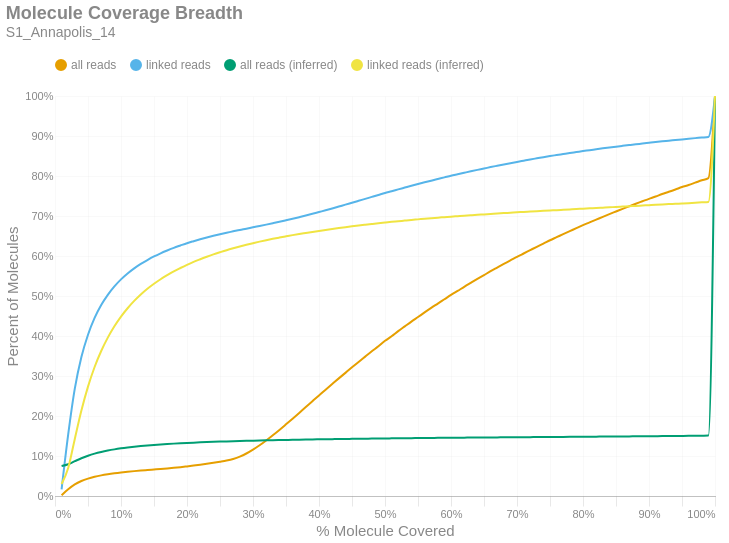

Notebook cell for this chart:
### Markdown cell above
### Molecule Read Coverage
This chart shows molecule coverage breadth as computed by the number of bases aligned to that molecule. In other words, "*how much of each unique long molecule is actually sequenced/aligned?*" Keep in mind there is a distinction between sequences and alignments, since some sequences belonging to a particular molecule may not align well and wouldn't appear in the alignment data. This chart also shows molecule coverage breadth as computed by the *inferred fragment* from which the aligned sequences originate. Unlike read coverage, this calculation takes into account the total insert size, including unsequenced gaps between the forward and reverse reads. Like the previous figures, these are cumulative percents.

### Code cell
if SKIPLR:
    print_html(f"Skipped")
else:
    binned_df = consolidated_hist(valids['coverage_bp'], mask, 0.01, True)
    binned_df_inf = consolidated_hist(valids['coverage_inserts'], mask, 0.01, True)
    binned_df = binned_df.with_columns(pl.lit(binned_df_inf['all reads (cumsum)']).alias('all reads (inferred)'))
    binned_df = binned_df.with_columns(pl.lit(binned_df_inf['linked reads (cumsum)']).alias('linked reads (inferred)'))
    binned_df = binned_df.with_columns(
        (pl.col('bin').cast(pl.Float64) + 0.01).alias('right_edge')
    )

    with SafeRender(binned_df):
        (
            density_plot(binned_df, 'Molecule Coverage Breadth', samplename, 'molcov', ['all reads (inferred)','linked reads (inferred)'])
            .encode(
                #x=alt.X('bin:Q', title="% Molecule Covered").axis(format = '%').scale(padding=0),
                x=alt.X('right_edge:Q', title="% Molecule Covered").axis(format='%').scale(padding=0),
                y=alt.Y('value:Q', title='Percent of Molecules')
                    .axis(format='%')
                    .stack(False)
                    .scale(domainMin=0, padding=0),
                color=alt.Color("key:N").scale(domain = ["all reads", "linked reads", "all reads (inferred)", "linked reads (inferred)"]),
                tooltip = [
                    alt.Tooltip("key:N", title = "Data Type"),
                    alt.Tooltip("range_label:N", title="% Molecule Covered"),
                    alt.Tooltip("value:Q", format = ".2%", title="% Molecules")
                ]
            )
        ).display()

### Figure 1 — Vega-Lite specification as saved in the notebook (floating-point values rounded to 4 significant figures)
{"width": "container", "height": 400, "config": {"title": {"anchor": "start", "dy": -15, "fontSize": 18, "color": "#888888", "subtitleColor": "#888888", "subtitleFontSize": 14}, "arc": {"fill": "#0072B2"}, "axis": {"domainColor": "#888888", "domainWidth": 0.5, "gridWidth": 0.2, "grid": false, "titleFontWeight": 400, "titleFontSize": 15, "labelFontSize": 11, "labelColor": "#888888", "tickColor": "#888888", "tickWidth": 0.2, "titleColor": "#888888"}, "axisBand": {"grid": false}, "axisX": {"grid": true, "tickSize": 10, "domainCap": "round"}, "axisY": {"domain": false, "grid": true, "tickSize": 0, "domainCap": "round"}, "background": "transparent", "header": {"labelFontSize": 15, "labelColor": "#888888", "titleFontSize": 15, "titleFontWeight": 600, "titleColor": "#888888"}, "legend": {"labelFont": "sans-serif", "labelFontSize": 12, "labelColor": "#888888", "symbolSize": 100, "symbolType": "circle", "titleFontSize": 12, "titlePadding": 10, "titleColor": "#888888", "title": null, "orient": "top"}, "range": {"category": ["#E69F00", "#56B4E9", "#009E73", "#F0E442", "#0072B2", "#D55E00", "#CC79A7", "#000000"], "diverging": ["#cfe8f3", "#a2d4ec", "#73bfe2", "#46abdb", "#1696d2", "#12719e"]}, "area": {"fill": "#0072B2", "fillOpacity": 0.7, "line": true, "strokeOpacity": 0.7}, "line": {"color": "#0072B2", "stroke": "#0072B2", "strokeWidth": 2}, "trail": {"color": "#0072B2", "stroke": "#0072B2", "strokeWidth": 0, "size": 1}, "point": {"filled": true, "fillOpacity": 1.0, "size": 95}, "text": {"color": "#888888", "fontSize": 11, "align": "right", "fontWeight": 400, "size": 11}, "bar": {"fill": "#0072B2", "stroke": null}, "view": {"stroke": null, "continuousWidth": 660, "continuousHeight": 400}}, "data": {"name": "data-ac39efcd86b8799c2e71ddeae4d1bef8"}, "mark": {"type": "line", "interpolate": "monotone", "point": {"opacity": 0, "size": 275}}, "encoding": {"color": {"field": "key", "scale": {"domain": ["all reads", "linked reads", "all reads (inferred)", "linked reads (inferred)"]}, "type": "nominal"}, "tooltip": [{"field": "key", "title": "Data Type", "type": "nominal"}, {"field": "range_label", "title": "% Molecule Covered", "type": "nominal"}, {"field": "value", "format": ".2%", "title": "% Molecules", "type": "quantitative"}], "x": {"axis": {"format": "%"}, "field": "right_edge", "scale": {"padding": 0}, "title": "% Molecule Covered", "type": "quantitative"}, "y": {"axis": {"format": "%"}, "field": "value", "scale": {"domainMin": 0, "padding": 0}, "stack": false, "title": "Percent of Molecules", "type": "quantitative"}}, "params": [{"name": "param_c36ac31b6afebe62", "select": {"type": "point", "fields": ["key"]}, "bind": "legend"}], "title": {"text": "Molecule Coverage Breadth", "subtitle": "S1_Annapolis_14"}, "transform": [{"fold": ["all reads (cumsum)", "linked reads (cumsum)", "all reads (inferred)", "linked reads (inferred)"]}, {"calculate": "replace(datum.key, ' (cumsum)', '')", "as": "key"}, {"filter": {"param": "param_c36ac31b6afebe62"}}], "usermeta": {"embedOptions": {"downloadFileName": "S1_Annapolis_14.molcov"}}, "$schema": "https://vega.github.io/schema/vega-lite/v6.1.0.json", "datasets": {"data-ac39efcd86b8799c2e71ddeae4d1bef8": [{"bin": "0.0", "interval": "0.0-0.01", "all reads": 0.002063, "linked reads": 0.01681, "all reads (cumsum)": 0.002063, "linked reads (cumsum)": 0.01681, "range_label": "0.0-0.01", "all reads (inferred)": 0.07485, "linked reads (inferred)": 0.03007, "right_edge": 0.01}, {"bin": "0.01", "interval": "0.01-0.02", "all reads": 0.0147, "linked reads": 0.1371, "all reads (cumsum)": 0.01676, "linked reads (cumsum)": 0.1539, "range_label": "0.01-0.02", "all reads (inferred)": 0.07935, "linked reads (inferred)": 0.07016, "right_edge": 0.02}, {"bin": "0.02", "interval": "0.02-0.03", "all reads": 0.01217, "linked reads": 0.1145, "all reads (cumsum)": 0.02893, "linked reads (cumsum)": 0.2684, "range_label": "0.02-0.03", "all reads (inferred)": 0.08705, "linked reads (inferred)": 0.1427, "right_edge": 0.03}, {"bin": "0.03", "interval": "0.03-0.04", "all reads": 0.0085, "linked reads": 0.079, "all reads (cumsum)": 0.03743, "linked reads (cumsum)": 0.3474, "range_label": "0.03-0.04", "all reads (inferred)": 0.09448, "linked reads (inferred)": 0.2135, "right_edge": 0.04}, {"bin": "0.04", "interval": "0.04-0.05", "all reads": 0.006009, "linked reads": 0.05582, "all reads (cumsum)": 0.04344, "linked reads (cumsum)": 0.4032, "range_label": "0.04-0.05", "all reads (inferred)": 0.1008, "linked reads (inferred)": 0.2734, "right_edge": 0.05}, {"bin": "0.05", "interval": "0.05-0.06", "all reads": 0.004586, "linked reads": 0.04204, "all reads (cumsum)": 0.04803, "linked reads (cumsum)": 0.4452, "range_label": "0.05-0.06", "all reads (inferred)": 0.1059, "linked reads (inferred)": 0.3225, "right_edge": 0.06}, {"bin": "0.06", "interval": "0.06-0.07", "all reads": 0.003532, "linked reads": 0.03222, "all reads (cumsum)": 0.05156, "linked reads (cumsum)": 0.4774, "range_label": "0.06-0.07", "all reads (inferred)": 0.1101, "linked reads (inferred)": 0.3625, "right_edge": 0.07}, {"bin": "0.07", "interval": "0.07-0.08", "all reads": 0.002818, "linked reads": 0.02541, "all reads (cumsum)": 0.05438, "linked reads (cumsum)": 0.5029, "range_label": "0.07-0.08", "all reads (inferred)": 0.1136, "linked reads (inferred)": 0.3959, "right_edge": 0.08}, {"bin": "0.08", "interval": "0.08-0.09", "all reads": 0.002379, "linked reads": 0.02105, "all reads (cumsum)": 0.05676, "linked reads (cumsum)": 0.5239, "range_label": "0.08-0.09", "all reads (inferred)": 0.1166, "linked reads (inferred)": 0.4243, "right_edge": 0.09}, {"bin": "0.09", "interval": "0.09-0.1", "all reads": 0.002055, "linked reads": 0.0176, "all reads (cumsum)": 0.05881, "linked reads (cumsum)": 0.5415, "range_label": "0.09-0.1", "all reads (inferred)": 0.1191, "linked reads (inferred)": 0.4486, "right_edge": 0.1}, {"bin": "0.1", "interval": "0.1-0.11", "all reads": 0.00178, "linked reads": 0.01475, "all reads (cumsum)": 0.06059, "linked reads (cumsum)": 0.5563, "range_label": "0.1-0.11", "all reads (inferred)": 0.1213, "linked reads (inferred)": 0.4694, "right_edge": 0.11}, {"bin": "0.11", "interval": "0.11-0.12", "all reads": 0.001592, "linked reads": 0.01282, "all reads (cumsum)": 0.06218, "linked reads (cumsum)": 0.5691, "range_label": "0.11-0.12", "all reads (inferred)": 0.1232, "linked reads (inferred)": 0.4878, "right_edge": 0.12}, {"bin": "0.12", "interval": "0.12-0.13", "all reads": 0.001424, "linked reads": 0.01109, "all reads (cumsum)": 0.06361, "linked reads (cumsum)": 0.5802, "range_label": "0.12-0.13", "all reads (inferred)": 0.1249, "linked reads (inferred)": 0.5038, "right_edge": 0.13}, {"bin": "0.13", "interval": "0.13-0.14", "all reads": 0.001311, "linked reads": 0.00975, "all reads (cumsum)": 0.06492, "linked reads (cumsum)": 0.5899, "range_label": "0.13-0.14", "all reads (inferred)": 0.1264, "linked reads (inferred)": 0.518, "right_edge": 0.14}, {"bin": "0.14", "interval": "0.14-0.15", "all reads": 0.001292, "linked reads": 0.008974, "all reads (cumsum)": 0.06621, "linked reads (cumsum)": 0.5989, "range_label": "0.14-0.15", "all reads (inferred)": 0.1277, "linked reads (inferred)": 0.5305, "right_edge": 0.15}, {"bin": "0.15", "interval": "0.15-0.16", "all reads": 0.001294, "linked reads": 0.007869, "all reads (cumsum)": 0.0675, "linked reads (cumsum)": 0.6068, "range_label": "0.15-0.16", "all reads (inferred)": 0.1289, "linked reads (inferred)": 0.5419, "right_edge": 0.16}, {"bin": "0.16", "interval": "0.16-0.17", "all reads": 0.001387, "linked reads": 0.007031, "all reads (cumsum)": 0.06889, "linked reads (cumsum)": 0.6138, "range_label": "0.16-0.17", "all reads (inferred)": 0.1299, "linked reads (inferred)": 0.552, "right_edge": 0.17}, {"bin": "0.17", "interval": "0.17-0.18", "all reads": 0.001545, "linked reads": 0.006618, "all reads (cumsum)": 0.07044, "linked reads (cumsum)": 0.6204, "range_label": "0.17-0.18", "all reads (inferred)": 0.1309, "linked reads (inferred)": 0.5616, "right_edge": 0.18}, {"bin": "0.18", "interval": "0.18-0.19", "all reads": 0.001709, "linked reads": 0.005891, "all reads (cumsum)": 0.07215, "linked reads (cumsum)": 0.6263, "range_label": "0.18-0.19", "all reads (inferred)": 0.1318, "linked reads (inferred)": 0.57, "right_edge": 0.19}, {"bin": "0.19", "interval": "0.19-0.2", "all reads": 0.001891, "linked reads": 0.005736, "all reads (cumsum)": 0.07404, "linked reads (cumsum)": 0.632, "range_label": "0.19-0.2", "all reads (inferred)": 0.1327, "linked reads (inferred)": 0.578, "right_edge": 0.2}, {"bin": "0.2", "interval": "0.2-0.21", "all reads": 0.001936, "linked reads": 0.004973, "all reads (cumsum)": 0.07597, "linked reads (cumsum)": 0.637, "range_label": "0.2-0.21", "all reads (inferred)": 0.1334, "linked reads (inferred)": 0.5853, "right_edge": 0.21}, {"bin": "0.21", "interval": "0.21-0.22", "all reads": 0.002114, "linked reads": 0.004755, "all reads (cumsum)": 0.07809, "linked reads (cumsum)": 0.6418, "range_label": "0.21-0.22", "all reads (inferred)": 0.1341, "linked reads (inferred)": 0.5919, "right_edge": 0.22}, {"bin": "0.22", "interval": "0.22-0.23", "all reads": 0.002303, "linked reads": 0.00445, "all reads (cumsum)": 0.08039, "linked reads (cumsum)": 0.6462, "range_label": "0.22-0.23", "all reads (inferred)": 0.1348, "linked reads (inferred)": 0.5982, "right_edge": 0.23}, {"bin": "0.23", "interval": "0.23-0.24", "all reads": 0.0025, "linked reads": 0.004202, "all reads (cumsum)": 0.08289, "linked reads (cumsum)": 0.6504, "range_label": "0.23-0.24", "all reads (inferred)": 0.1354, "linked reads (inferred)": 0.604, "right_edge": 0.24}, {"bin": "0.24", "interval": "0.24-0.25", "all reads": 0.002774, "linked reads": 0.003958, "all reads (cumsum)": 0.08566, "linked reads (cumsum)": 0.6544, "range_label": "0.24-0.25", "all reads (inferred)": 0.136, "linked reads (inferred)": 0.6093, "right_edge": 0.25}, {"bin": "0.25", "interval": "0.25-0.26", "all reads": 0.003048, "linked reads": 0.003719, "all reads (cumsum)": 0.08871, "linked reads (cumsum)": 0.6581, "range_label": "0.25-0.26", "all reads (inferred)": 0.1365, "linked reads (inferred)": 0.6145, "right_edge": 0.26}, {"bin": "0.26", "interval": "0.26-0.27", "all reads": 0.00397, "linked reads": 0.003512, "all reads (cumsum)": 0.09268, "linked reads (cumsum)": 0.6616, "range_label": "0.26-0.27", "all reads (inferred)": 0.137, "linked reads (inferred)": 0.6192, "right_edge": 0.27}, {"bin": "0.27", "interval": "0.27-0.28", "all reads": 0.005751, "linked reads": 0.003552, "all reads (cumsum)": 0.09843, "linked reads (cumsum)": 0.6652, "range_label": "0.27-0.28", "all reads (inferred)": 0.1375, "linked reads (inferred)": 0.6237, "right_edge": 0.28}, {"bin": "0.28", "interval": "0.28-0.29", "all reads": 0.007799, "linked reads": 0.003199, "all reads (cumsum)": 0.1062, "linked reads (cumsum)": 0.6684, "range_label": "0.28-0.29", "all reads (inferred)": 0.1379, "linked reads (inferred)": 0.6279, "right_edge": 0.29}, {"bin": "0.29", "interval": "0.29-0.3", "all reads": 0.009663, "linked reads": 0.003445, "all reads (cumsum)": 0.1159, "linked reads (cumsum)": 0.6718, "range_label": "0.29-0.3", "all reads (inferred)": 0.1383, "linked reads (inferred)": 0.632, "right_edge": 0.3}, {"bin": "0.3", "interval": "0.3-0.31", "all reads": 0.0109, "linked reads": 0.00325, "all reads (cumsum)": 0.1268, "linked reads (cumsum)": 0.6751, "range_label": "0.3-0.31", "all reads (inferred)": 0.1388, "linked reads (inferred)": 0.6359, "right_edge": 0.31}, {"bin": "0.31", "interval": "0.31-0.32", "all reads": 0.01201, "linked reads": 0.003339, "all reads (cumsum)": 0.1388, "linked reads (cumsum)": 0.6784, "range_label": "0.31-0.32", "all reads (inferred)": 0.1391, "linked reads (inferred)": 0.6395, "right_edge": 0.32}, {"bin": "0.32", "interval": "0.32-0.33", "all reads": 0.013, "linked reads": 0.003448, "all reads (cumsum)": 0.1518, "linked reads (cumsum)": 0.6819, "range_label": "0.32-0.33", "all reads (inferred)": 0.1395, "linked reads (inferred)": 0.6429, "right_edge": 0.33}, {"bin": "0.33", "interval": "0.33-0.34", "all reads": 0.01342, "linked reads": 0.003547, "all reads (cumsum)": 0.1652, "linked reads (cumsum)": 0.6854, "range_label": "0.33-0.34", "all reads (inferred)": 0.1398, "linked reads (inferred)": 0.646, "right_edge": 0.34}, {"bin": "0.34", "interval": "0.34-0.35", "all reads": 0.01394, "linked reads": 0.003796, "all reads (cumsum)": 0.1792, "linked reads (cumsum)": 0.6892, "range_label": "0.34-0.35", "all reads (inferred)": 0.1402, "linked reads (inferred)": 0.6491, "right_edge": 0.35}, {"bin": "0.35", "interval": "0.35-0.36", "all reads": 0.01413, "linked reads": 0.003894, "all reads (cumsum)": 0.1933, "linked reads (cumsum)": 0.6931, "range_label": "0.35-0.36", "all reads (inferred)": 0.1405, "linked reads (inferred)": 0.6522, "right_edge": 0.36}, {"bin": "0.36", "interval": "0.36-0.37", "all reads": 0.01444, "linked reads": 0.003994, "all reads (cumsum)": 0.2077, "linked reads (cumsum)": 0.6971, "range_label": "0.36-0.37", "all reads (inferred)": 0.1408, "linked reads (inferred)": 0.655, "right_edge": 0.37}, {"bin": "0.37", "interval": "0.37-0.38", "all reads": 0.01459, "linked reads": 0.004071, "all reads (cumsum)": 0.2223, "linked reads (cumsum)": 0.7012, "range_label": "0.37-0.38", "all reads (inferred)": 0.1411, "linked reads (inferred)": 0.6576, "right_edge": 0.38}, {"bin": "0.38", "interval": "0.38-0.39", "all reads": 0.01443, "linked reads": 0.00426, "all reads (cumsum)": 0.2367, "linked reads (cumsum)": 0.7054, "range_label": "0.38-0.39", "all reads (inferred)": 0.1414, "linked reads (inferred)": 0.6602, "right_edge": 0.39}, {"bin": "0.39", "interval": "0.39-0.4", "all reads": 0.01476, "linked reads": 0.00443, "all reads (cumsum)": 0.2515, "linked reads (cumsum)": 0.7098, "range_label": "0.39-0.4", "all reads (inferred)": 0.1416, "linked reads (inferred)": 0.6628, "right_edge": 0.4}, {"bin": "0.4", "interval": "0.4-0.41", "all reads": 0.01422, "linked reads": 0.004394, "all reads (cumsum)": 0.2657, "linked reads (cumsum)": 0.7142, "range_label": "0.4-0.41", "all reads (inferred)": 0.1419, "linked reads (inferred)": 0.6652, "right_edge": 0.41}, {"bin": "0.41", "interval": "0.41-0.42", "all reads": 0.01419, "linked reads": 0.004556, "all reads (cumsum)": 0.2799, "linked reads (cumsum)": 0.7188, "range_label": "0.41-0.42", "all reads (inferred)": 0.1422, "linked reads (inferred)": 0.6676, "right_edge": 0.42}, {"bin": "0.42", "interval": "0.42-0.43", "all reads": 0.01413, "linked reads": 0.004781, "all reads (cumsum)": 0.294, "linked reads (cumsum)": 0.7236, "range_label": "0.42-0.43", "all reads (inferred)": 0.1424, "linked reads (inferred)": 0.6699, "right_edge": 0.43}, {"bin": "0.43", "interval": "0.43-0.44", "all reads": 0.01381, "linked reads": 0.004833, "all reads (cumsum)": 0.3079, "linked reads (cumsum)": 0.7284, "range_label": "0.43-0.44", "all reads (inferred)": 0.1427, "linked reads (inferred)": 0.6721, "right_edge": 0.44}, {"bin": "0.44", "interval": "0.44-0.45", "all reads": 0.0138, "linked reads": 0.004756, "all reads (cumsum)": 0.3217, "linked reads (cumsum)": 0.7332, "range_label": "0.44-0.45", "all reads (inferred)": 0.1429, "linked reads (inferred)": 0.6742, "right_edge": 0.45}, {"bin": "0.45", "interval": "0.45-0.46", "all reads": 0.01356, "linked reads": 0.00485, "all reads (cumsum)": 0.3352, "linked reads (cumsum)": 0.738, "range_label": "0.45-0.46", "all reads (inferred)": 0.1431, "linked reads (inferred)": 0.6762, "right_edge": 0.46}, {"bin": "0.46", "interval": "0.46-0.47", "all reads": 0.01328, "linked reads": 0.004878, "all reads (cumsum)": 0.3485, "linked reads (cumsum)": 0.7429, "range_label": "0.46-0.47", "all reads (inferred)": 0.1433, "linked reads (inferred)": 0.6781, "right_edge": 0.47}, {"bin": "0.47", "interval": "0.47-0.48", "all reads": 0.0133, "linked reads": 0.00484, "all reads (cumsum)": 0.3618, "linked reads (cumsum)": 0.7477, "range_label": "0.47-0.48", "all reads (inferred)": 0.1435, "linked reads (inferred)": 0.68, "right_edge": 0.48}, {"bin": "0.48", "interval": "0.48-0.49", "all reads": 0.01245, "linked reads": 0.004843, "all reads (cumsum)": 0.3743, "linked reads (cumsum)": 0.7526, "range_label": "0.48-0.49", "all reads (inferred)": 0.1437, "linked reads (inferred)": 0.6818, "right_edge": 0.49}, {"bin": "0.49", "interval": "0.49-0.5", "all reads": 0.01369, "linked reads": 0.004855, "all reads (cumsum)": 0.3879, "linked reads (cumsum)": 0.7574, "range_label": "0.49-0.5", "all reads (inferred)": 0.1439, "linked reads (inferred)": 0.6836, "right_edge": 0.5}, {"bin": "0.5", "interval": "0.5-0.51", "all reads": 0.01144, "linked reads": 0.004447, "all reads (cumsum)": 0.3994, "linked reads (cumsum)": 0.7619, "range_label": "0.5-0.51", "all reads (inferred)": 0.1441, "linked reads (inferred)": 0.6853, "right_edge": 0.51}, {"bin": "0.51", "interval": "0.51-0.52", "all reads": 0.01269, "linked reads": 0.004633, "all reads (cumsum)": 0.4121, "linked reads (cumsum)": 0.7665, "range_label": "0.51-0.52", "all reads (inferred)": 0.1443, "linked reads (inferred)": 0.6869, "right_edge": 0.52}, {"bin": "0.52", "interval": "0.52-0.53", "all reads": 0.01198, "linked reads": 0.004529, "all reads (cumsum)": 0.4241, "linked reads (cumsum)": 0.771, "range_label": "0.52-0.53", "all reads (inferred)": 0.1445, "linked reads (inferred)": 0.6885, "right_edge": 0.53}, {"bin": "0.53", "interval": "0.53-0.54", "all reads": 0.01192, "linked reads": 0.004527, "all reads (cumsum)": 0.436, "linked reads (cumsum)": 0.7756, "range_label": "0.53-0.54", "all reads (inferred)": 0.1447, "linked reads (inferred)": 0.6901, "right_edge": 0.54}, {"bin": "0.54", "interval": "0.54-0.55", "all reads": 0.01143, "linked reads": 0.004409, "all reads (cumsum)": 0.4474, "linked reads (cumsum)": 0.78, "range_label": "0.54-0.55", "all reads (inferred)": 0.1448, "linked reads (inferred)": 0.6916, "right_edge": 0.55}, {"bin": "0.55", "interval": "0.55-0.56", "all reads": 0.01155, "linked reads": 0.00425, "all reads (cumsum)": 0.459, "linked reads (cumsum)": 0.7842, "range_label": "0.55-0.56", "all reads (inferred)": 0.145, "linked reads (inferred)": 0.6931, "right_edge": 0.56}, {"bin": "0.56", "interval": "0.56-0.57", "all reads": 0.01123, "linked reads": 0.004135, "all reads (cumsum)": 0.4702, "linked reads (cumsum)": 0.7884, "range_label": "0.56-0.57", "all reads (inferred)": 0.1452, "linked reads (inferred)": 0.6945, "right_edge": 0.57}, {"bin": "0.57", "interval": "0.57-0.58", "all reads": 0.0108, "linked reads": 0.004081, "all reads (cumsum)": 0.481, "linked reads (cumsum)": 0.7924, "range_label": "0.57-0.58", "all reads (inferred)": 0.1453, "linked reads (inferred)": 0.6958, "right_edge": 0.58}, {"bin": "0.58", "interval": "0.58-0.59", "all reads": 0.01085, "linked reads": 0.004065, "all reads (cumsum)": 0.4918, "linked reads (cumsum)": 0.7965, "range_label": "0.58-0.59", "all reads (inferred)": 0.1455, "linked reads (inferred)": 0.6971, "right_edge": 0.59}, {"bin": "0.59", "interval": "0.59-0.6", "all reads": 0.01075, "linked reads": 0.004106, "all reads (cumsum)": 0.5026, "linked reads (cumsum)": 0.8006, "range_label": "0.59-0.6", "all reads (inferred)": 0.1456, "linked reads (inferred)": 0.6984, "right_edge": 0.6}, {"bin": "0.6", "interval": "0.6-0.61", "all reads": 0.01005, "linked reads": 0.003717, "all reads (cumsum)": 0.5126, "linked reads (cumsum)": 0.8043, "range_label": "0.6-0.61", "all reads (inferred)": 0.1458, "linked reads (inferred)": 0.6996, "right_edge": 0.61}, {"bin": "0.61", "interval": "0.61-0.62", "all reads": 0.01039, "linked reads": 0.003701, "all reads (cumsum)": 0.523, "linked reads (cumsum)": 0.808, "range_label": "0.61-0.62", "all reads (inferred)": 0.1459, "linked reads (inferred)": 0.7008, "right_edge": 0.62}, {"bin": "0.62", "interval": "0.62-0.63", "all reads": 0.009925, "linked reads": 0.003683, "all reads (cumsum)": 0.533, "linked reads (cumsum)": 0.8117, "range_label": "0.62-0.63", "all reads (inferred)": 0.146, "linked reads (inferred)": 0.7019, "right_edge": 0.63}, {"bin": "0.63", "interval": "0.63-0.64", "all reads": 0.009796, "linked reads": 0.00356, "all reads (cumsum)": 0.5428, "linked reads (cumsum)": 0.8153, "range_label": "0.63-0.64", "all reads (inferred)": 0.1462, "linked reads (inferred)": 0.703, "right_edge": 0.64}, {"bin": "0.64", "interval": "0.64-0.65", "all reads": 0.009524, "linked reads": 0.003406, "all reads (cumsum)": 0.5523, "linked reads (cumsum)": 0.8187, "range_label": "0.64-0.65", "all reads (inferred)": 0.1463, "linked reads (inferred)": 0.7041, "right_edge": 0.65}, {"bin": "0.65", "interval": "0.65-0.66", "all reads": 0.009717, "linked reads": 0.003588, "all reads (cumsum)": 0.562, "linked reads (cumsum)": 0.8223, "range_label": "0.65-0.66", "all reads (inferred)": 0.1464, "linked reads (inferred)": 0.7051, "right_edge": 0.66}, {"bin": "0.66", "interval": "0.66-0.67", "all reads": 0.009059, "linked reads": 0.003307, "all reads (cumsum)": 0.5711, "linked reads (cumsum)": 0.8256, "range_label": "0.66-0.67", "all reads (inferred)": 0.1466, "linked reads (inferred)": 0.7062, "right_edge": 0.67}, {"bin": "0.67", "interval": "0.67-0.68", "all reads": 0.009013, "linked reads": 0.003268, "all reads (cumsum)": 0.5801, "linked reads (cumsum)": 0.8288, "range_label": "0.67-0.68", "all reads (inferred)": 0.1467, "linked reads (inferred)": 0.7073, "right_edge": 0.68}, {"bin": "0.68", "interval": "0.68-0.69", "all reads": 0.008787, "linked reads": 0.003226, "all reads (cumsum)": 0.5889, "linked reads (cumsum)": 0.8321, "range_label": "0.68-0.69", "all reads (inferred)": 0.1468, "linked reads (inferred)": 0.7082, "right_edge": 0.69}, {"bin": "0.69", "interval": "0.69-0.7", "all reads": 0.008946, "linked reads": 0.003193, "all reads (cumsum)": 0.5978, "linked reads (cumsum)": 0.8353, "range_label": "0.69-0.7", "all reads (inferred)": 0.1469, "linked reads (inferred)": 0.7093, "right_edge": 0.7}, {"bin": "0.7", "interval": "0.7-0.71", "all reads": 0.008426, "linked reads": 0.003081, "all reads (cumsum)": 0.6062, "linked reads (cumsum)": 0.8383, "range_label": "0.7-0.71", "all reads (inferred)": 0.1471, "linked reads (inferred)": 0.7102, "right_edge": 0.71}, {"bin": "0.71", "interval": "0.71-0.72", "all reads": 0.008385, "linked reads": 0.003068, "all reads (cumsum)": 0.6146, "linked reads (cumsum)": 0.8414, "range_label": "0.71-0.72", "all reads (inferred)": 0.1472, "linked reads (inferred)": 0.7112, "right_edge": 0.72}, {"bin": "0.72", "interval": "0.72-0.73", "all reads": 0.008393, "linked reads": 0.002814, "all reads (cumsum)": 0.623, "linked reads (cumsum)": 0.8442, "range_label": "0.72-0.73", "all reads (inferred)": 0.1473, "linked reads (inferred)": 0.7121, "right_edge": 0.73}, {"bin": "0.73", "interval": "0.73-0.74", "all reads": 0.008055, "linked reads": 0.002778, "all reads (cumsum)": 0.6311, "linked reads (cumsum)": 0.847, "range_label": "0.73-0.74", "all reads (inferred)": 0.1474, "linked reads (inferred)": 0.713, "right_edge": 0.74}, {"bin": "0.74", "interval": "0.74-0.75", "all reads": 0.008329, "linked reads": 0.002839, "all reads (cumsum)": 0.6394, "linked reads (cumsum)": 0.8498, "range_label": "0.74-0.75", "all reads (inferred)": 0.1475, "linked reads (inferred)": 0.7139, "right_edge": 0.75}, {"bin": "0.75", "interval": "0.75-0.76", "all reads": 0.007628, "linked reads": 0.002545, "all reads (cumsum)": 0.647, "linked reads (cumsum)": 0.8524, "range_label": "0.75-0.76", "all reads (inferred)": 0.1477, "linked reads (inferred)": 0.7147, "right_edge": 0.76}, {"bin": "0.76", "interval": "0.76-0.77", "all reads": 0.007652, "linked reads": 0.002547, "all reads (cumsum)": 0.6547, "linked reads (cumsum)": 0.8549, "range_label": "0.76-0.77", "all reads (inferred)": 0.1478, "linked reads (inferred)": 0.7156, "right_edge": 0.77}, {"bin": "0.77", "interval": "0.77-0.78", "all reads": 0.007536, "linked reads": 0.002545, "all reads (cumsum)": 0.6622, "linked reads (cumsum)": 0.8575, "range_label": "0.77-0.78", "all reads (inferred)": 0.1479, "linked reads (inferred)": 0.7165, "right_edge": 0.78}, {"bin": "0.78", "interval": "0.78-0.79", "all reads": 0.007378, "linked reads": 0.002378, "all reads (cumsum)": 0.6696, "linked reads (cumsum)": 0.8599, "range_label": "0.78-0.79", "all reads (inferred)": 0.148, "linked reads (inferred)": 0.7173, "right_edge": 0.79}, {"bin": "0.79", "interval": "0.79-0.8", "all reads": 0.007619, "linked reads": 0.002414, "all reads (cumsum)": 0.6772, "linked reads (cumsum)": 0.8623, "range_label": "0.79-0.8", "all reads (inferred)": 0.1482, "linked reads (inferred)": 0.7183, "right_edge": 0.8}, {"bin": "0.8", "interval": "0.8-0.81", "all reads": 0.00684, "linked reads": 0.002224, "all reads (cumsum)": 0.684, "linked reads (cumsum)": 0.8645, "range_label": "0.8-0.81", "all reads (inferred)": 0.1483, "linked reads (inferred)": 0.7192, "right_edge": 0.81}, {"bin": "0.81", "interval": "0.81-0.82", "all reads": 0.006923, "linked reads": 0.002336, "all reads (cumsum)": 0.691, "linked reads (cumsum)": 0.8668, "range_label": "0.81-0.82", "all reads (inferred)": 0.1484, "linked reads (inferred)": 0.72, "right_edge": 0.82}, {"bin": "0.82", "interval": "0.82-0.83", "all reads": 0.006976, "linked reads": 0.002277, "all reads (cumsum)": 0.6979, "linked reads (cumsum)": 0.8691, "range_label": "0.82-0.83", "all reads (inferred)": 0.1485, "linked reads (inferred)": 0.7209, "right_edge": 0.83}, {"bin": "0.83", "interval": "0.83-0.84", "all reads": 0.006807, "linked reads": 0.002167, "all reads (cumsum)": 0.7047, "linked reads (cumsum)": 0.8713, "range_label": "0.83-0.84", "all reads (inferred)": 0.1487, "linked reads (inferred)": 0.7218, "right_edge": 0.84}, {"bin": "0.84", "interval": "0.84-0.85", "all reads": 0.006522, "linked reads": 0.002078, "all reads (cumsum)": 0.7113, "linked reads (cumsum)": 0.8734, "range_label": "0.84-0.85", "all reads (inferred)": 0.1488, "linked reads (inferred)": 0.7226, "right_edge": 0.85}, {"bin": "0.85", "interval": "0.85-0.86", "all reads": 0.006545, "linked reads": 0.001995, "all reads (cumsum)": 0.7178, "linked reads (cumsum)": 0.8753, "range_label": "0.85-0.86", "all reads (inferred)": 0.1489, "linked reads (inferred)": 0.7235, "right_edge": 0.86}, {"bin": "0.86", "interval": "0.86-0.87", "all reads": 0.006341, "linked reads": 0.001967, "all reads (cumsum)": 0.7242, "linked reads (cumsum)": 0.8773, "range_label": "0.86-0.87", "all reads (inferred)": 0.1491, "linked reads (inferred)": 0.7244, "right_edge": 0.87}, {"bin": "0.87", "interval": "0.87-0.88", "all reads": 0.00643, "linked reads": 0.001931, "all reads (cumsum)": 0.7306, "linked reads (cumsum)": 0.8792, "range_label": "0.87-0.88", "all reads (inferred)": 0.1492, "linked reads (inferred)": 0.7252, "right_edge": 0.88}, {"bin": "0.88", "interval": "0.88-0.89", "all reads": 0.006161, "linked reads": 0.001801, "all reads (cumsum)": 0.7367, "linked reads (cumsum)": 0.881, "range_label": "0.88-0.89", "all reads (inferred)": 0.1493, "linked reads (inferred)": 0.7262, "right_edge": 0.89}, {"bin": "0.89", "interval": "0.89-0.9", "all reads": 0.006183, "linked reads": 0.001885, "all reads (cumsum)": 0.7429, "linked reads (cumsum)": 0.8829, "range_label": "0.89-0.9", "all reads (inferred)": 0.1495, "linked reads (inferred)": 0.7271, "right_edge": 0.9}, {"bin": "0.9", "interval": "0.9-0.91", "all reads": 0.005758, "linked reads": 0.001875, "all reads (cumsum)": 0.7487, "linked reads (cumsum)": 0.8848, "range_label": "0.9-0.91", "all reads (inferred)": 0.1496, "linked reads (inferred)": 0.7281, "right_edge": 0.91}, {"bin": "0.91", "interval": "0.91-0.92", "all reads": 0.006365, "linked reads": 0.001783, "all reads (cumsum)": 0.7551, "linked reads (cumsum)": 0.8866, "range_label": "0.91-0.92", "all reads (inferred)": 0.1498, "linked reads (inferred)": 0.729, "right_edge": 0.92}, {"bin": "0.92", "interval": "0.92-0.93", "all reads": 0.005417, "linked reads": 0.001623, "all reads (cumsum)": 0.7605, "linked reads (cumsum)": 0.8882, "range_label": "0.92-0.93", "all reads (inferred)": 0.1499, "linked reads (inferred)": 0.7297, "right_edge": 0.93}, {"bin": "0.93", "interval": "0.93-0.94", "all reads": 0.0058, "linked reads": 0.001683, "all reads (cumsum)": 0.7663, "linked reads (cumsum)": 0.8899, "range_label": "0.93-0.94", "all reads (inferred)": 0.1501, "linked reads (inferred)": 0.7305, "right_edge": 0.94}, {"bin": "0.94", "interval": "0.94-0.95", "all reads": 0.006187, "linked reads": 0.001649, "all reads (cumsum)": 0.7725, "linked reads (cumsum)": 0.8915, "range_label": "0.94-0.95", "all reads (inferred)": 0.1502, "linked reads (inferred)": 0.7313, "right_edge": 0.95}, {"bin": "0.95", "interval": "0.95-0.96", "all reads": 0.005042, "linked reads": 0.001611, "all reads (cumsum)": 0.7775, "linked reads (cumsum)": 0.8932, "range_label": "0.95-0.96", "all reads (inferred)": 0.1504, "linked reads (inferred)": 0.7321, "right_edge": 0.96}, {"bin": "0.96", "interval": "0.96-0.97", "all reads": 0.005841, "linked reads": 0.001537, "all reads (cumsum)": 0.7833, "linked reads (cumsum)": 0.8947, "range_label": "0.96-0.97", "all reads (inferred)": 0.1505, "linked reads (inferred)": 0.7331, "right_edge": 0.97}, {"bin": "0.97", "interval": "0.97-0.98", "all reads": 0.005937, "linked reads": 0.001477, "all reads (cumsum)": 0.7893, "linked reads (cumsum)": 0.8962, "range_label": "0.97-0.98", "all reads (inferred)": 0.1507, "linked reads (inferred)": 0.7341, "right_edge": 0.98}, {"bin": "0.98", "interval": "0.98-0.99", "all reads": 0.005533, "linked reads": 0.001547, "all reads (cumsum)": 0.7948, "linked reads (cumsum)": 0.8977, "range_label": "0.98-0.99", "all reads (inferred)": 0.151, "linked reads (inferred)": 0.7353, "right_edge": 0.99}, {"bin": "0.99", "interval": "0.99-1.0", "all reads": 0.2052, "linked reads": 0.1023, "all reads (cumsum)": 1.0, "linked reads (cumsum)": 1.0, "range_label": "0.99-1.0", "all reads (inferred)": 1.0, "linked reads (inferred)": 1.0, "right_edge": 1.0}]}}
